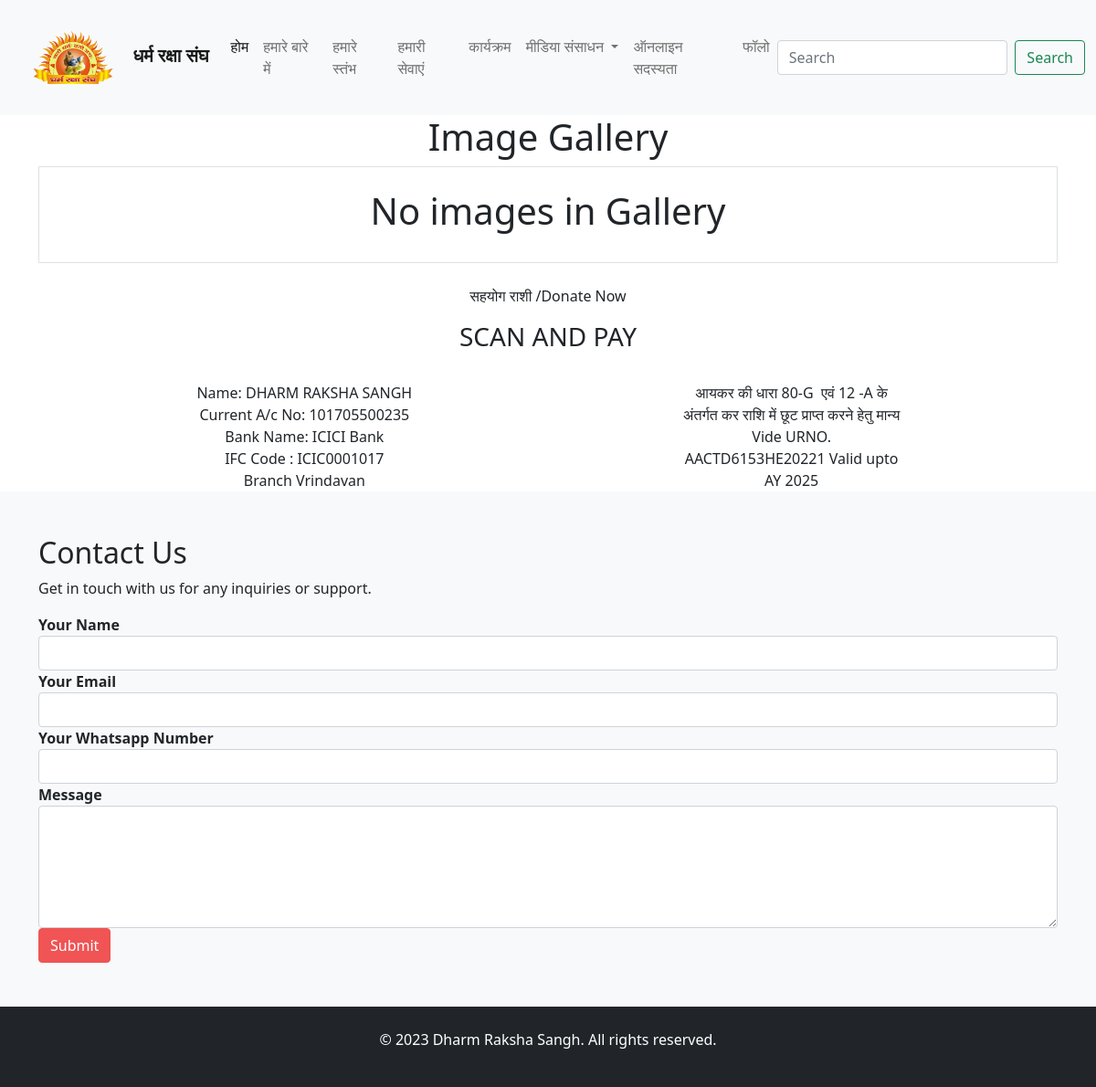
The page /photo-gallery/ on the database its author committed.
### homepage/models.py (models this page shows, shortened)
class LookupField(models.Model):
    code  = models.CharField(max_length=100)
    title  = models.CharField(max_length=1000)
    desc = models.TextField()
    date = models.DateField(auto_now_add=True)
    img = models.ImageField(upload_to='lookup_img/', null=True)
    pdf = models.FileField(upload_to='pdf', default=None,null=True)

### homepage/views.py (the view)
# urls.py: path('photo-gallery/',views.photo_gallery,name='photo_gallery'),
def photo_gallery(request):
    title_logo_data = LookupField.objects.get(code='TITLE')
    gallery = Gallery.objects.filter(code='image')
    context = {
        'title_data':title_logo_data,
        'gallery':gallery
    }
    return render(request,'photo_gallery.html',context)

### homepage/templates/photo_gallery.html (shortened to what this page needs)
{% extends "navbar.html" %}
{% block content %}
<div class="container">
    <h1 class="text-center">Image Gallery</h1>
    <div class="row mx-auto p-4 border">
        {% if gallery %}
        {% for gallery in gallery %}
        <div class="col-md-4">
            <a href="{{gallery.img.url}}" data-toggle="lightbox" data-gallery="example-gallery" class="d-block mb-4">
                <img src="{{gallery.img.url}}" class="img-fluid">
            </a>
        </div>
        {% endfor %}
        {% else %}
        <h1 class="text-center">No images in Gallery </h1>
        {% endif %}
    </div>
</div>
{% endblock content %}

### templates/navbar.html (shortened to what this page needs)
<!doctype html>
<html lang="en">
<head>
    <link href="https://cdn.jsdelivr.net/npm/bootstrap@5.0.2/dist/css/bootstrap.min.css" rel="stylesheet"
>
</head>
<body>
    <nav class="navbar navbar-expand-lg navbar-light bg-light">
        <div class="container-fluid">
          <a class="navbar-brand" href="/"><img src="{{title_data.img.url}}" alt=""
              height="100" /><strong>{{title_data.title}}</strong></a>
          <div class="collapse navbar-collapse" id="navbarSupportedContent">
            <ul class="navbar-nav me-auto mb-2 mb-lg-0">
              <li class="nav-item">
                <a class="nav-link active" aria-current="page" href="/">होम</a>
              </li>
              <li class="nav-item">
                <a class="nav-link" href="#about">हमारे बारे में</a>
              </li>
              <li class="nav-item">
                <a class="nav-link" href="#main-body">हमारे स्तंभ</a>
              </li>
              <li class="nav-item">
                <a class="nav-link" href="#services">हमारी सेवाएं</a>
              </li>
              <li class="nav-item">
                <a class="nav-link" href="#">कार्यक्रम</a>
              </li>
              <li class="nav-item dropdown">
                <a class="nav-link dropdown-toggle" href="#" id="navbarDropdown" role="button" data-bs-toggle="dropdown"
                  aria-expanded="false">
                  मीडिया संसाधन
                </a>
              </li>
              <li class="nav-item">
                <a class="nav-link" href="#">ऑनलाइन सदस्यता</a>
              </li>
              <li class="nav-item">
                <a class="nav-link" href="#">फॉलो</a>
              </li>
            </ul>
            <form class="d-flex">
              <input class="form-control me-2" type="search" placeholder="Search" aria-label="Search">
              <button class="btn btn-outline-success" type="submit">Search</button>
            </form>
          </div>
        </div>
      </nav>
    {% block content %}
    {% endblock content %}
    <div id="donate" class="col-lg-8 text-center mx-auto">
        <p class="mt-4">सहयोग राशी /Donate Now</p>
        <h3>SCAN AND PAY</h3>
        <div class="row mx-auto">
          <div class="col-lg-4 mt-4">
            Name: DHARM RAKSHA SANGH
            <br>
            Current A/c No: 101705500235
            <br>
            Bank Name: ICICI Bank
            <br>
            IFC Code : ICIC0001017
            <br>
            Branch Vrindavan
          </div>
          <div class="col-lg-4">
          </div>
          <div class="col-lg-4 mt-4">
            आयकर की धारा 80-G  एवं 12 -A के अंतर्गत कर राशि में छूट प्राप्त करने हेतु मान्य Vide URNO. AACTD6153HE20221
            Valid
            upto AY 2025
          </div>
        </div>
      </div>
      <section id="contact" class="py-5 bg-light">
        <div class="container">
          <h2>Contact Us</h2>
          <p>Get in touch with us for any inquiries or support.</p>
          <form id="save_form_id" method="post" enctype="multipart/form-data">{% csrf_token %}
            <div class="form-group">
              <label for="name">Your Name</label>
              <input type="text" class="form-control" id="name" name="name" required>
            </div>
            <div class="form-group">
              <label for="email">Your Email</label>
              <input type="email" class="form-control" id="email" name="email" required>
            </div>
            <div class="form-group">
              <label for="whatsapp">Your Whatsapp Number</label>
              <input type="number" class="form-control" id="whatsapp" name="whatsapp" required>
            </div>
            <div class="form-group">
              <label for="message">Message</label>
              <textarea class="form-control" id="message" name="message" rows="5" required></textarea>
            </div>
            <button type="submit" id="save_form" class="btn btn-primary">Submit</button>
          </form>
        </div>
      </section>
      <footer class="py-4 bg-dark text-white">
        <div class="container text-center">
          <p>&copy; 2023 Dharm Raksha Sangh. All rights reserved.</p>
        </div>
      </footer>
</body>
</html>

### templates/navbar.html (style rules this page uses)
.btn-primary { background-color: #f05454; border-color: #f05454; }
#contact .form-group label { font-weight: bold; }
footer { padding: 20px 0; color: #fff; background-color: #333; }

### rows shown on the page
LookupField: img (picture), title "धर्म रक्षा संघ"
